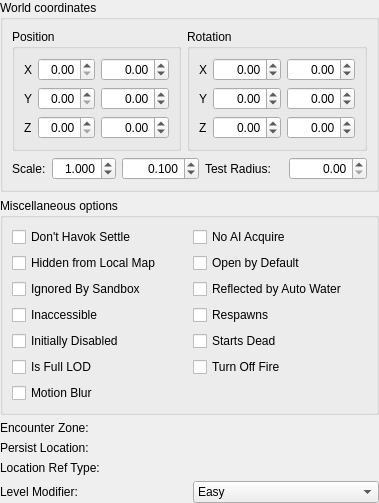
     <widget class="QWidget" name="pageBasics">
      <layout class="QVBoxLayout" name="verticalLayout">
       <property name="leftMargin">
        <number>0</number>
       </property>
       <property name="topMargin">
        <number>0</number>
       </property>
       <property name="rightMargin">
        <number>0</number>
       </property>
       <property name="bottomMargin">
        <number>0</number>
       </property>
       <item>
        <widget class="QGroupBox" name="transformGroupbox">
         <property name="title">
          <string>World coordinates</string>
         </property>
         <layout class="QGridLayout" name="gridLayout_3" columnstretch="1,1">
          <item row="0" column="1">
           <widget class="QGroupBox" name="groupBox_4">
            <property name="whatsThis">
             <string>Control the ref's position in 3D space. X is the pitch (forward/backward) axis, Y is the tilt (left/right) axis, and Z is the yaw (spin) axis. Each coordinate has two spinboxes: one for its actual value, and another to control the current snap along that axis.</string>
            </property>
            <property name="title">
             <string>Rotation</string>
            </property>
            <layout class="QGridLayout" name="gridLayout_5" columnstretch="0,3,1">
             <item row="2" column="0">
              <widget class="QLabel" name="label_6">
               <property name="text">
                <string>Z</string>
               </property>
               <property name="buddy">
                <cstring>rotationZ</cstring>
               </property>
              </widget>
             </item>
             <item row="0" column="0">
              <widget class="QLabel" name="label_4">
               <property name="text">
                <string>X</string>
               </property>
               <property name="buddy">
                <cstring>rotationX</cstring>
               </property>
              </widget>
             </item>
             <item row="0" column="1">
              <widget class="QDoubleSpinBox" name="rotationX">
               <property name="sizePolicy">
                <sizepolicy hsizetype="Minimum" vsizetype="Fixed">
                 <horstretch>1</horstretch>
                 <verstretch>0</verstretch>
                </sizepolicy>
               </property>
               <property name="alignment">
                <set>Qt::AlignRight|Qt::AlignTrailing|Qt::AlignVCenter</set>
               </property>
               <property name="minimum">
                <double>-360.000000000000000</double>
               </property>
               <property name="maximum">
                <double>360.000000000000000</double>
               </property>
              </widget>
             </item>
             <item row="1" column="0">
              <widget class="QLabel" name="label_5">
               <property name="text">
                <string>Y</string>
               </property>
               <property name="buddy">
                <cstring>rotationY</cstring>
               </property>
              </widget>
             </item>
             <item row="0" column="2">
              <widget class="QDoubleSpinBox" name="rotationXSnap">
               <property name="accessibleName">
                <string>X Snap</string>
               </property>
               <property name="alignment">
                <set>Qt::AlignRight|Qt::AlignTrailing|Qt::AlignVCenter</set>
               </property>
               <property name="minimum">
                <double>-360.000000000000000</double>
               </property>
               <property name="maximum">
                <double>360.000000000000000</double>
               </property>
              </widget>
             </item>
             <item row="1" column="1">
              <widget class="QDoubleSpinBox" name="rotationY">
               <property name="alignment">
                <set>Qt::AlignRight|Qt::AlignTrailing|Qt::AlignVCenter</set>
               </property>
               <property name="minimum">
                <double>-360.000000000000000</double>
               </property>
               <property name="maximum">
                <double>360.000000000000000</double>
               </property>
              </widget>
             </item>
             <item row="1" column="2">
              <widget class="QDoubleSpinBox" name="rotationYSnap">
               <property name="accessibleName">
                <string>Y Snap</string>
               </property>
               <property name="alignment">
                <set>Qt::AlignRight|Qt::AlignTrailing|Qt::AlignVCenter</set>
               </property>
               <property name="minimum">
                <double>-360.000000000000000</double>
               </property>
               <property name="maximum">
                <double>360.000000000000000</double>
               </property>
              </widget>
             </item>
             <item row="2" column="1">
              <widget class="QDoubleSpinBox" name="rotationZ">
               <property name="alignment">
                <set>Qt::AlignRight|Qt::AlignTrailing|Qt::AlignVCenter</set>
               </property>
               <property name="minimum">
                <double>-360.000000000000000</double>
               </property>
               <property name="maximum">
                <double>360.000000000000000</double>
               </property>
              </widget>
             </item>
             <item row="2" column="2">
              <widget class="QDoubleSpinBox" name="rotationZSnap">
               <property name="accessibleName">
                <string>Z Snap</string>
               </property>
               <property name="alignment">
                <set>Qt::AlignRight|Qt::AlignTrailing|Qt::AlignVCenter</set>
               </property>
               <property name="minimum">
                <double>-360.000000000000000</double>
               </property>
               <property name="maximum">
                <double>360.000000000000000</double>
               </property>
              </widget>
             </item>
            </layout>
           </widget>
          </item>
          <item row="0" column="0">
           <widget class="QGroupBox" name="groupBox_3">
            <property name="whatsThis">
             <string>Control the ref's position in 3D space. The X and Y axes are lateral; the Z axis is vertical. Each coordinate has two spinboxes: one for its actual value, and another to control the current snap along that axis.</string>
            </property>
            <property name="title">
             <string>Position</string>
            </property>
            <layout class="QGridLayout" name="gridLayout_4" columnstretch="0,3,1">
             <item row="0" column="2">
              <widget class="QDoubleSpinBox" name="positionXSnap">
               <property name="accessibleName">
                <string>X Snap</string>
               </property>
               <property name="alignment">
                <set>Qt::AlignRight|Qt::AlignTrailing|Qt::AlignVCenter</set>
               </property>
               <property name="minimum">
                <double>-256.000000000000000</double>
               </property>
               <property name="maximum">
                <double>256.000000000000000</double>
               </property>
              </widget>
             </item>
             <item row="1" column="0">
              <widget class="QLabel" name="label_2">
               <property name="text">
                <string>Y</string>
               </property>
               <property name="buddy">
                <cstring>positionY</cstring>
               </property>
              </widget>
             </item>
             <item row="0" column="0">
              <widget class="QLabel" name="label">
               <property name="text">
                <string>X</string>
               </property>
               <property name="buddy">
                <cstring>positionX</cstring>
               </property>
              </widget>
             </item>
             <item row="0" column="1">
              <widget class="QDoubleSpinBox" name="positionX">
               <property name="sizePolicy">
                <sizepolicy hsizetype="Minimum" vsizetype="Fixed">
                 <horstretch>1</horstretch>
                 <verstretch>0</verstretch>
                </sizepolicy>
               </property>
               <property name="alignment">
                <set>Qt::AlignRight|Qt::AlignTrailing|Qt::AlignVCenter</set>
               </property>
              </widget>
             </item>
             <item row="2" column="0">
              <widget class="QLabel" name="label_3">
               <property name="text">
                <string>Z</string>
               </property>
               <property name="buddy">
                <cstring>positionZ</cstring>
               </property>
              </widget>
             </item>
             <item row="1" column="1">
              <widget class="QDoubleSpinBox" name="positionY">
               <property name="alignment">
                <set>Qt::AlignRight|Qt::AlignTrailing|Qt::AlignVCenter</set>
               </property>
              </widget>
             </item>
             <item row="1" column="2">
              <widget class="QDoubleSpinBox" name="positionYSnap">
               <property name="accessibleName">
                <string>Y Snap</string>
               </property>
               <property name="alignment">
                <set>Qt::AlignRight|Qt::AlignTrailing|Qt::AlignVCenter</set>
               </property>
               <property name="minimum">
                <double>-256.000000000000000</double>
               </property>
               <property name="maximum">
                <double>256.000000000000000</double>
               </property>
              </widget>
             </item>
             <item row="2" column="1">
              <widget class="QDoubleSpinBox" name="positionZ">
               <property name="alignment">
                <set>Qt::AlignRight|Qt::AlignTrailing|Qt::AlignVCenter</set>
               </property>
              </widget>
             </item>
             <item row="2" column="2">
              <widget class="QDoubleSpinBox" name="positionZSnap">
               <property name="accessibleName">
                <string>Z Snap</string>
               </property>
               <property name="alignment">
                <set>Qt::AlignRight|Qt::AlignTrailing|Qt::AlignVCenter</set>
               </property>
               <property name="minimum">
                <double>-256.000000000000000</double>
               </property>
               <property name="maximum">
                <double>256.000000000000000</double>
               </property>
              </widget>
             </item>
            </layout>
           </widget>
          </item>
          <item row="1" column="0" colspan="2">
           <layout class="QHBoxLayout" name="horizontalLayout_2" stretch="1,1">
            <item>
             <layout class="QHBoxLayout" name="horizontalLayout_4" stretch="0,3,1">
              <item>
               <widget class="QLabel" name="label_8">
                <property name="text">
                 <string>Scale:</string>
                </property>
                <property name="buddy">
                 <cstring>scale</cstring>
                </property>
               </widget>
              </item>
              <item>
               <widget class="QDoubleSpinBox" name="scale">
                <property name="sizePolicy">
                 <sizepolicy hsizetype="Minimum" vsizetype="Fixed">
                  <horstretch>1</horstretch>
                  <verstretch>0</verstretch>
                 </sizepolicy>
                </property>
                <property name="alignment">
                 <set>Qt::AlignRight|Qt::AlignTrailing|Qt::AlignVCenter</set>
                </property>
                <property name="decimals">
                 <number>3</number>
                </property>
                <property name="minimum">
                 <double>0.001000000000000</double>
                </property>
                <property name="maximum">
                 <double>65.534999999999997</double>
                </property>
                <property name="singleStep">
                 <double>0.010000000000000</double>
                </property>
                <property name="value">
                 <double>1.000000000000000</double>
                </property>
               </widget>
              </item>
              <item>
               <widget class="QDoubleSpinBox" name="scaleSnap">
                <property name="accessibleName">
                 <string>Scale Snap</string>
                </property>
                <property name="alignment">
                 <set>Qt::AlignRight|Qt::AlignTrailing|Qt::AlignVCenter</set>
                </property>
                <property name="decimals">
                 <number>3</number>
                </property>
                <property name="minimum">
                 <double>0.001000000000000</double>
                </property>
                <property name="maximum">
                 <double>1000.000000000000000</double>
                </property>
                <property name="value">
                 <double>0.100000000000000</double>
                </property>
               </widget>
              </item>
             </layout>
            </item>
            <item>
             <layout class="QHBoxLayout" name="horizontalLayout_3">
              <item>
               <widget class="QLabel" name="label_7">
                <property name="text">
                 <string>Test Radius:</string>
                </property>
                <property name="buddy">
                 <cstring>testRadius</cstring>
                </property>
               </widget>
              </item>
              <item>
               <widget class="QDoubleSpinBox" name="testRadius">
                <property name="whatsThis">
                 <string>&lt;p&gt;If you set this to a non-zero value, the Creation Kit will display rings (with the given radius) around this ref. This is useful for estimating distances for packages and scripts.&lt;/p&gt;
&lt;p&gt;Under the hood, this uses the same data as a placed light's maximum distance, and a map marker's radius.&lt;/p&gt;</string>
                </property>
                <property name="alignment">
                 <set>Qt::AlignRight|Qt::AlignTrailing|Qt::AlignVCenter</set>
                </property>
               </widget>
              </item>
             </layout>
            </item>
           </layout>
          </item>
         </layout>
        </widget>
       </item>
       <item>
        <widget class="QGroupBox" name="flagsGroupbox">
         <property name="title">
          <string>Miscellaneous options</string>
         </property>
         <layout class="QGridLayout" name="gridLayout_2">
          <item row="7" column="0">
           <widget class="QCheckBox" name="flagMotionBlur">
            <property name="whatsThis">
             <string>Unused.</string>
            </property>
            <property name="text">
             <string>Motion Blur</string>
            </property>
           </widget>
          </item>
          <item row="3" column="0">
           <widget class="QCheckBox" name="flagIgnoredBySandbox">
            <property name="whatsThis">
             <string>If checked, NPCs running a &quot;Sandbox&quot; AI procedure will ignore this ref instead of interacting with it.</string>
            </property>
            <property name="text">
             <string>Ignored By Sandbox</string>
            </property>
           </widget>
          </item>
          <item row="0" column="0">
           <widget class="QCheckBox" name="flagDontHavokSettle">
            <property name="whatsThis">
             <string>&lt;p&gt;By default, refs will undergo physics simulation from the moment they spawn. Checking this box will delay the ref's physics simulation until any objects undergo physics interactions near the ref.&lt;/p&gt;
&lt;p&gt;If you want to completely lock a ref in place, then attach the &lt;code&gt;defaultDisableHavokOnLoad&lt;/code&gt; script to it.&lt;/p&gt;</string>
            </property>
            <property name="text">
             <string>Don't Havok Settle</string>
            </property>
           </widget>
          </item>
          <item row="6" column="0">
           <widget class="QCheckBox" name="flagIsFullLOD">
            <property name="whatsThis">
             <string>If checked, this ref won't fade out from a distance. This is primarily useful for large refs and lighting to prevent awkward LOD transitions, but using this too much can impact performance.</string>
            </property>
            <property name="text">
             <string>Is Full LOD</string>
            </property>
           </widget>
          </item>
          <item row="4" column="0">
           <widget class="QCheckBox" name="flagDoorInaccessible">
            <property name="whatsThis">
             <string>Only applicable to doors. If checked, the door will be impossible to unlock or open, displaying &quot;Requires Key&quot; as its lock status. (In the Fallout games, it would've displayed &quot;Inaccessible.&quot;) This overrides any lock-related options set on the door.</string>
            </property>
            <property name="text">
             <string>Inaccessible</string>
            </property>
           </widget>
          </item>
          <item row="1" column="0">
           <widget class="QCheckBox" name="flagHiddenFromLocalMap">
            <property name="whatsThis">
             <string>&lt;p&gt;If checked, this ref won't be rendered on the Local Map's top-down view.&lt;/p&gt;
&lt;p&gt;This is most useful for hiding clutter from the Local Map to keep it readable. If you want to hide large areas, an easier method is to place &lt;code&gt;BlackPlane01&lt;/code&gt; refs above them.&lt;/p&gt;</string>
            </property>
            <property name="text">
             <string>Hidden from Local Map</string>
            </property>
           </widget>
          </item>
          <item row="5" column="0">
           <widget class="QCheckBox" name="flagDisabled">
            <property name="whatsThis">
             <string>A &quot;disabled&quot; ref is not simulated or rendered by the game world; it is effectively &quot;not there.&quot; Refs can be disabled and later enabled by scripts and game events.</string>
            </property>
            <property name="text">
             <string>Initially Disabled</string>
            </property>
           </widget>
          </item>
          <item row="0" column="1">
           <widget class="QCheckBox" name="flagNoAIAcquire">
            <property name="whatsThis">
             <string>NPCs won't try to pick up items, or loot containers, that have this option enabled.</string>
            </property>
            <property name="text">
             <string>No AI Acquire</string>
            </property>
           </widget>
          </item>
          <item row="1" column="1">
           <widget class="QCheckBox" name="flagOpenByDefault">
            <property name="whatsThis">
             <string>Only applicable to containers and doors. If enabled, the container or door will initially be open.</string>
            </property>
            <property name="text">
             <string>Open by Default</string>
            </property>
           </widget>
          </item>
          <item row="3" column="1">
           <widget class="QCheckBox" name="flagReflectedByAutoWater">
            <property name="whatsThis">
             <string>Unused in Skyrim. In previous games, this controlled whether a ref could be seen in reflections on the surface of exterior cells' water planes (&quot;auto water&quot;).</string>
            </property>
            <property name="text">
             <string>Reflected by Auto Water</string>
            </property>
           </widget>
          </item>
          <item row="4" column="1">
           <widget class="QCheckBox" name="flagRespawns">
            <property name="whatsThis">
             <string>If unchecked, the game engine will &lt;em&gt;try&lt;/em&gt; to prevent the object from respawning even if the cell it's inside of should reset.</string>
            </property>
            <property name="text">
             <string>Respawns</string>
            </property>
           </widget>
          </item>
          <item row="5" column="1">
           <widget class="QCheckBox" name="flagStartsDead">
            <property name="whatsThis">
             <string>Only applicable to actors. Makes the actor spawn as a corpse rather than as a living character. (Simply spawning them with zero health is not sufficient to achieve the same effect.)</string>
            </property>
            <property name="text">
             <string>Starts Dead</string>
            </property>
           </widget>
          </item>
          <item row="6" column="1">
           <widget class="QCheckBox" name="flagTurnOffFire">
            <property name="text">
             <string>Turn Off Fire</string>
            </property>
           </widget>
          </item>
         </layout>
        </widget>
       </item>
       <item>
        <layout class="QGridLayout" name="gridLayout_6">
         <item row="2" column="0">
          <widget class="QLabel" name="label_9">
           <property name="text">
            <string>Location Ref Type:</string>
           </property>
           <property name="buddy">
            <cstring>locRefType</cstring>
           </property>
          </widget>
         </item>
         <item row="1" column="0">
          <widget class="QLabel" name="label_15">
           <property name="text">
            <string>Persist Location:</string>
           </property>
           <property name="buddy">
            <cstring>persistLocation</cstring>
           </property>
          </widget>
         </item>
         <item row="2" column="1">
          <widget class="DKFormPicker" name="locRefType">
           <property name="whatsThis">
            <string>&lt;p&gt;When a ref is present in a Location and is tagged with a Location Ref Type, the game's fill-in-the-blank Radiant Story system can use that Location Ref Type to find the ref, even when the ref isn't in the game's loaded area. Quest aliases can dynamically select a Location based on what Location Ref Types are used within it, and then dynamically select refs within that Location by their Location Ref Types. For example, a location can be given an actor with the &quot;Boss&quot; Location Ref Type, and then if a quest happens to target that location, the quest can dynamically offer a quest objective directing the player to kill that actor.&lt;/p&gt;</string>
           </property>
          </widget>
         </item>
         <item row="1" column="1">
          <widget class="DKFormPicker" name="persistLocation">
           <property name="whatsThis">
            <string>Only applicable to actors, normal or leveled.</string>
           </property>
          </widget>
         </item>
         <item row="0" column="0">
          <widget class="QLabel" name="label_10">
           <property name="text">
            <string>Encounter Zone:</string>
           </property>
           <property name="buddy">
            <cstring>encounterZone</cstring>
           </property>
          </widget>
         </item>
         <item row="0" column="1">
          <widget class="DKFormPicker" name="encounterZone">
           <property name="whatsThis">
            <string>Encounter Zones are primarily used by leveled lists to calculate what object should spawn. By default, refs belong to whatever Encounter Zone their containing cell belongs to, but you can override that here.</string>
           </property>
          </widget>
         </item>
         <item row="3" column="0">
          <widget class="QLabel" name="xLevCreaModLabel">
           <property name="text">
            <string>Level Modifier:</string>
           </property>
           <property name="buddy">
            <cstring>xLevCreaMod</cstring>
           </property>
          </widget>
         </item>
         <item row="3" column="1">
          <widget class="QComboBox" name="xLevCreaMod">
           <property name="whatsThis">
            <string>Only applicable to leveled actors. Scales the actor's level relative to that of the surrounding Encounter Zone.</string>
           </property>
           <item>
            <property name="text">
             <string>Easy</string>
            </property>
           </item>
           <item>
            <property name="text">
             <string>Medium</string>
            </property>
           </item>
           <item>
            <property name="text">
             <string>Hard</string>
            </property>
           </item>
           <item>
            <property name="text">
             <string>Very Hard</string>
            </property>
           </item>
           <item>
            <property name="text">
             <string>None</string>
            </property>
           </item>
          </widget>
         </item>
        </layout>
       </item>
       <item>
        <spacer name="verticalSpacer">
         <property name="orientation">
          <enum>Qt::Vertical</enum>
         </property>
         <property name="sizeHint" stdset="0">
          <size>
           <width>0</width>
           <height>0</height>
          </size>
         </property>
        </spacer>
       </item>
      </layout>
     </widget>
